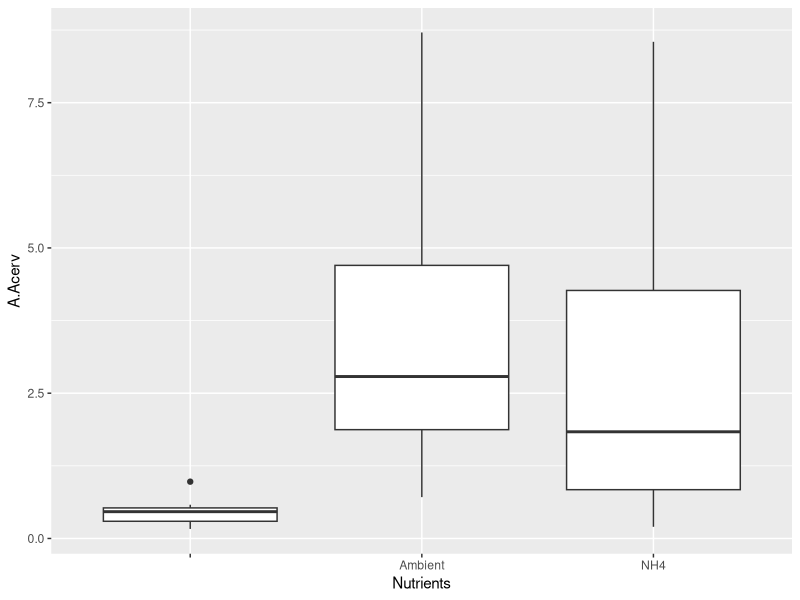

Recreate this plot in R.

setwd("C:/Users/12677/OneDrive - University of Miami/Desktop/Acerv_Nutrients_project1")

NDSH = read.csv("Cleaned up Nutrients S.H.csv")
T1 = subset(NDSH, Timepoint=T1)
T1

library(ggplot2)
# Basic box plot
SHbox <- ggplot(T1, aes(x=Nutrients, y=A.Acerv)) + 
  geom_boxplot()
SHbox
